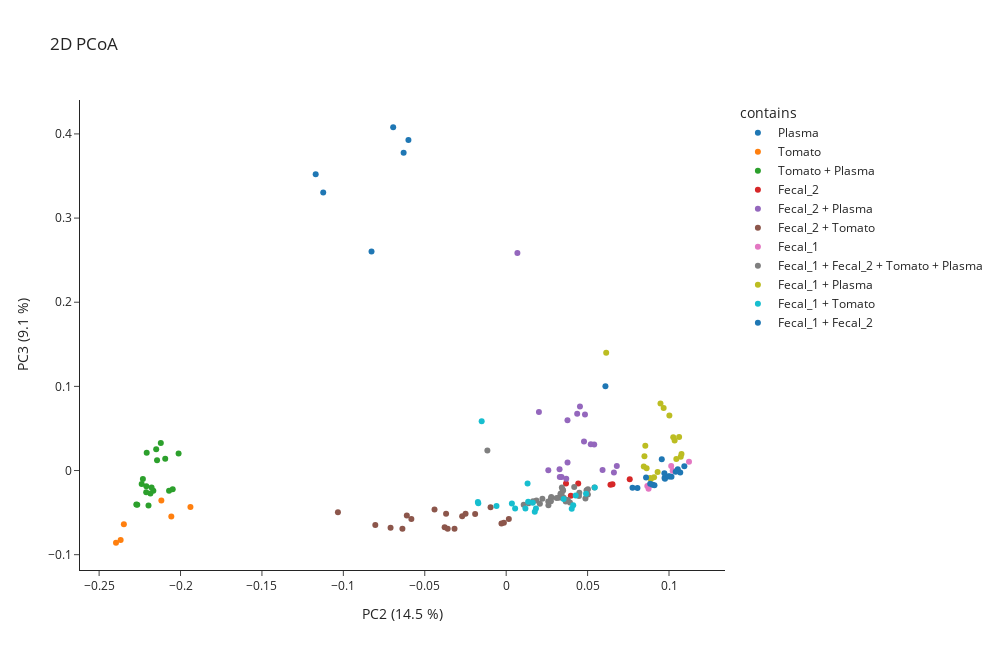

The cell this chart's notebook holds for it:
### Markdown cell above
But when looking at component 2 and 3, we see that it is possible to cluster chemically related samples using this approach.

### Code cell
memo.plot_pcoa_2d(
    matrix= memo_merged.memo_matrix,
    df_metadata=df_meta,
    metric= 'braycurtis',
    filename_col = 'Filename',
    group_col='contains',
    norm = True,
    scaling= False,
    pc_to_plot = [2,3]
)

### Figure 1 — Plotly figure (JSON) as saved in the notebook; plotly's stock layout.template omitted (floating-point values rounded to 4 significant figures)
{"data": [{"hovertemplate": "<b>%{hovertext}</b><br><br>contains=Plasma<br>PC2 (14.5 %)=%{x}<br>PC3 (9.1 %)=%{y}<extra></extra>", "hovertext": ["QEC18_NIST_20181227102029.mzML", "QEC18_NIST_20181227182328.mzML", "QEC18_NIST.mzML", "C18_NIST_GA4_01_19419.mzML", "C18_NIST_GA4_01_19439.mzML", "C18_NIST_GA4_01_19461.mzML"], "legendgroup": "Plasma", "marker": {"color": "#1F77B4", "symbol": "circle"}, "mode": "markers", "name": "Plasma", "orientation": "v", "showlegend": true, "type": "scatter", "x": [-0.117, -0.1124, -0.0827, -0.0694, -0.06298, -0.06004], "xaxis": "x", "y": [0.3522, 0.3304, 0.2602, 0.4079, 0.3778, 0.3928], "yaxis": "y"}, {"hovertemplate": "<b>%{hovertext}</b><br><br>contains=Tomato<br>PC2 (14.5 %)=%{x}<br>PC3 (9.1 %)=%{y}<extra></extra>", "hovertext": ["QEC18_To_20181227204313.mzML", "QEC18_To_20181227231513.mzML", "QEC18_To.mzML", "C18_To_GA3_01_19427.mzML", "C18_To_GA3_01_19465.mzML", "C18_To_GA3_01_19475.mzML"], "legendgroup": "Tomato", "marker": {"color": "#FF7F0E", "symbol": "circle"}, "mode": "markers", "name": "Tomato", "orientation": "v", "showlegend": true, "type": "scatter", "x": [-0.1939, -0.2118, -0.2057, -0.2348, -0.2368, -0.2396], "xaxis": "x", "y": [-0.04325, -0.03554, -0.05465, -0.06379, -0.08257, -0.08583], "yaxis": "y"}, {"hovertemplate": "<b>%{hovertext}</b><br><br>contains=Tomato + Plasma<br>PC2 (14.5 %)=%{x}<br>PC3 (9.1 %)=%{y}<extra></extra>", "hovertext": ["QEC18_To-1_NIST-3_20181227172525.mzML", "QEC18_To-1_NIST-3_20181227214013.mzML", "QEC18_To-1_NIST-3.mzML", "QEC18_To-1_NIST-1_20181227111754.mzML", "QEC18_To-1_NIST-1_20181228010915.mzML", "QEC18_To-1_NIST-1.mzML", "QEC18_To-3_NIST-1_20181227074824.mzML", "QEC18_To-3_NIST-1_20181227160801.mzML", "QEC18_To-3_NIST-1.mzML", "C18_To-1_NIST-3_GC3_01_19450.mzML", "C18_To-1_NIST-3_GC3_01_19459.mzML", "C18_To-1_NIST-3_GC3_01_19468.mzML", "C18_To-1_NIST-1_GC1_01_19402.mzML", "C18_To-1_NIST-1_GC1_01_19442.mzML", "C18_To-1_NIST-1_GC1_01_19481.mzML", "C18_To-3_NIST-1_GC2_01_19412.mzML", "C18_To-3_NIST-1_GC2_01_19432.mzML", "C18_To-3_NIST-1_GC2_01_19455.mzML"], "legendgroup": "Tomato + Plasma", "marker": {"color": "#2CA02C", "symbol": "circle"}, "mode": "markers", "name": "Tomato + Plasma", "orientation": "v", "showlegend": true, "type": "scatter", "x": [-0.2012, -0.2149, -0.2094, -0.207, -0.2167, -0.2178, -0.2048, -0.2238, -0.2185, -0.2121, -0.2144, -0.2208, -0.2211, -0.2231, -0.221, -0.2266, -0.2197, -0.2271], "xaxis": "x", "y": [0.02033, 0.02543, 0.01385, -0.02411, -0.02413, -0.02012, -0.0222, -0.01615, -0.02732, 0.03265, 0.01227, 0.02106, -0.02568, -0.01006, -0.0188, -0.04072, -0.04163, -0.0405], "yaxis": "y"}, {"hovertemplate": "<b>%{hovertext}</b><br><br>contains=Fecal_2<br>PC2 (14.5 %)=%{x}<br>PC3 (9.1 %)=%{y}<extra></extra>", "hovertext": ["QEC18_F2_20181227121553.mzML", "QEC18_F2_20181228001213.mzML", "QEC18_F2.mzML", "C18_F2_GA2_01_19405.mzML", "C18_F2_GA2_01_19444.mzML", "C18_F2_GA2_01_19478.mzML"], "legendgroup": "Fecal_2", "marker": {"color": "#D62728", "symbol": "circle"}, "mode": "markers", "name": "Fecal_2", "orientation": "v", "showlegend": true, "type": "scatter", "x": [0.04425, 0.03673, 0.0397, 0.06405, 0.06527, 0.07588], "xaxis": "x", "y": [-0.01553, -0.01534, -0.03001, -0.01679, -0.01637, -0.0103], "yaxis": "y"}, {"hovertemplate": "<b>%{hovertext}</b><br><br>contains=Fecal_2 + Plasma<br>PC2 (14.5 %)=%{x}<br>PC3 (9.1 %)=%{y}<extra></extra>", "hovertext": ["QEC18_F2-1_NIST-3_20181227103932.mzML", "QEC18_F2-1_NIST-3_20181227145038.mzML", "QEC18_F2-1_NIST-3.mzML", "QEC18_F2-1_NIST-1_20181227212113.mzML", "QEC18_F2-1_NIST-1_20181227233413.mzML", "QEC18_F2-1_NIST-1.mzML", "QEC18_F2-3_NIST-1_20181227162723.mzML", "QEC18_F2-3_NIST-1_20181228005015.mzML", "QEC18_F2-3_NIST-1.mzML", "C18_F2-1_NIST-3_GD4_01_19403.mzML", "C18_F2-1_NIST-3_GD4_01_19440.mzML", "C18_F2-1_NIST-3_GD4_01_19452.mzML", "C18_F2-1_NIST-1_GD2_01_19428.mzML", "C18_F2-1_NIST-1_GD2_01_19467.mzML", "C18_F2-1_NIST-1_GD2_01_19476.mzML", "C18_F2-3_NIST-1_GD3_01_19436.mzML", "C18_F2-3_NIST-1_GD3_01_19456.mzML", "C18_F2-3_NIST-1_GD3_01_19480.mzML"], "legendgroup": "Fecal_2 + Plasma", "marker": {"color": "#9467BD", "symbol": "circle"}, "mode": "markers", "name": "Fecal_2 + Plasma", "orientation": "v", "showlegend": true, "type": "scatter", "x": [0.03765, 0.02011, 0.006887, 0.03278, 0.02588, 0.03768, 0.03401, 0.03689, 0.03292, 0.0436, 0.04531, 0.04839, 0.05406, 0.05196, 0.0478, 0.05918, 0.06617, 0.06794], "xaxis": "x", "y": [0.05963, 0.06964, 0.2584, 0.001515, 0.0002415, 0.009585, -0.007715, -0.009869, -0.007625, 0.06734, 0.07597, 0.06659, 0.03092, 0.03125, 0.03442, 0.0006933, -0.002295, 0.005288], "yaxis": "y"}, {"hovertemplate": "<b>%{hovertext}</b><br><br>contains=Fecal_2 + Tomato<br>PC2 (14.5 %)=%{x}<br>PC3 (9.1 %)=%{y}<extra></extra>", "hovertext": ["QEC18_F2-1_To-3_20181226223728.mzML", "QEC18_F2-1_To-3_20181227041925.mzML", "QEC18_F2-1_To-3.mzML", "QEC18_F2-1_To-1_20181227150959.mzML", "QEC18_F2-1_To-1_20181228014719.mzML", "QEC18_F2-1_To-1.mzML", "QEC18_F2-3_To-1_20181227082626.mzML", "QEC18_F2-3_To-1_20181227164643.mzML", "QEC18_F2-3_To-1.mzML", "C18_F2-1_To-3_GB8_01_19401.mzML", "C18_F2-1_To-3_GB8_01_19404.mzML", "C18_F2-1_To-3_GB8_01_19422.mzML", "C18_F2-1_To-1_GB6_01_19438.mzML", "C18_F2-1_To-1_GB6_01_19453.mzML", "C18_F2-1_To-1_GB6_01_19483.mzML", "C18_F2-3_To-1_GB7_01_19409.mzML", "C18_F2-3_To-1_GB7_01_19434.mzML", "C18_F2-3_To-1_GB7_01_19457.mzML"], "legendgroup": "Fecal_2 + Tomato", "marker": {"color": "#8C564B", "symbol": "circle"}, "mode": "markers", "name": "Fecal_2 + Tomato", "orientation": "v", "showlegend": true, "type": "scatter", "x": [-0.06103, -0.05824, -0.1033, -0.04401, -0.02704, -0.03691, -0.009585, -0.02494, -0.01906, -0.08038, -0.07101, -0.06373, -0.03174, -0.03591, -0.0378, 0.001626, -0.002899, -0.001411], "xaxis": "x", "y": [-0.05345, -0.05758, -0.04946, -0.04632, -0.05438, -0.05141, -0.0436, -0.05144, -0.05177, -0.06475, -0.06805, -0.06928, -0.06931, -0.0691, -0.06728, -0.05754, -0.06309, -0.06206], "yaxis": "y"}, {"hovertemplate": "<b>%{hovertext}</b><br><br>contains=Fecal_1<br>PC2 (14.5 %)=%{x}<br>PC3 (9.1 %)=%{y}<extra></extra>", "hovertext": ["QEC18_F1_20181227030329.mzML", "QEC18_F1_20181228032223.mzML", "QEC18_F1.mzML", "C18_F1_GA1_01_19410.mzML", "C18_F1_GA1_01_19418.mzML", "C18_F1_GA1_01_19488.mzML"], "legendgroup": "Fecal_1", "marker": {"color": "#E377C2", "symbol": "circle"}, "mode": "markers", "name": "Fecal_1", "orientation": "v", "showlegend": true, "type": "scatter", "x": [0.08667, 0.08773, 0.08746, 0.1013, 0.1023, 0.1123], "xaxis": "x", "y": [-0.01829, -0.01797, -0.02164, 0.005235, -0.0002655, 0.0103], "yaxis": "y"}, {"hovertemplate": "<b>%{hovertext}</b><br><br>contains=Fecal_1 + Fecal_2 + Tomato + Plasma<br>PC2 (14.5 %)=%{x}<br>PC3 (9.1 %)=%{y}<extra></extra>", "hovertext": ["QEC18_F1-1_F2-1_NIST-2_To-1_20181227152919.mzML", "QEC18_F1-1_F2-1_NIST-2_To-1_20181227225613.mzML", "QEC18_F1-1_F2-1_NIST-2_To-1.mzML", "QEC18_F1-1_F2-1_NIST-1_To-2_20181227113714.mzML", "QEC18_F1-1_F2-1_NIST-1_To-2_20181227184249.mzML", "QEC18_F1-1_F2-1_NIST-1_To-2.mzML", "QEC18_F1-1_F2-2_NIST-1_To-1_20181227065123.mzML", "QEC18_F1-1_F2-2_NIST-1_To-1_20181228034123.mzML", "QEC18_F1-1_F2-2_NIST-1_To-1.mzML", "QEC18_Qcmix_begin.mzML", "QEC18_Qcmix_middle.mzML", "QEC18_Qcmix_end.mzML", "QEC18_Qcmix_end_20181228041923.mzML", "QEC18_F1-1_F2-1_NIST-1_To-1_20181227125436.mzML", "QEC18_F1-1_F2-1_NIST-1_To-1_20181227135238.mzML", "QEC18_F1-1_F2-1_NIST-1_To-1.mzML", "QEC18_F1-2_F2-1_NIST-1_To-1_20181228020619.mzML", "QEC18_F1-2_F2-1_NIST-1_To-1_20181228022521.mzML", "QEC18_F1-2_F2-1_NIST-1_To-1.mzML", "C18_F1-1_F2-1_NIST-2_To-1_GA7_01_19426.mzML", "C18_F1-1_F2-1_NIST-2_To-1_GA7_01_19454.mzML", "C18_F1-1_F2-1_NIST-2_To-1_GA7_01_19474.mzML", "C18_F1-1_F2-1_NIST-1_To-2_GB1_01_19441.mzML", "C18_F1-1_F2-1_NIST-1_To-2_GB1_01_19443.mzML", "C18_F1-1_F2-1_NIST-1_To-2_GB1_01_19462.mzML", "C18_F1-1_F2-2_NIST-1_To-1_GA8_01_19414.mzML", "C18_F1-1_F2-2_NIST-1_To-1_GA8_01_19429.mzML", "C18_F1-1_F2-2_NIST-1_To-1_GA8_01_19489.mzML", "C18_F1-1_F2-1_NIST-1_To-1_GA6_01_19415.mzML", "C18_F1-1_F2-1_NIST-1_To-1_GA6_01_19447.mzML", "C18_F1-1_F2-1_NIST-1_To-1_GA6_01_19491.mzML", "C18_F1-2_F2-1_NIST-1_To-1_GB2_01_19425.mzML", "C18_F1-2_F2-1_NIST-1_To-1_GB2_01_19484.mzML", "C18_F1-2_F2-1_NIST-1_To-1_GB2_01_19485.mzML"], "legendgroup": "Fecal_1 + Fecal_2 + Tomato + Plasma", "marker": {"color": "#7F7F7F", "symbol": "circle"}, "mode": "markers", "name": "Fecal_1 + Fecal_2 + Tomato + Plasma", "orientation": "v", "showlegend": true, "type": "scatter", "x": [0.03363, 0.03537, 0.03228, 0.01858, 0.02071, 0.01652, 0.03742, 0.03915, 0.03659, -0.01154, 0.02768, 0.02753, 0.03098, 0.02585, 0.02745, 0.02593, 0.05018, 0.04868, 0.04469, 0.03332, 0.04178, 0.03418, 0.02223, 0.01375, 0.01075, 0.03457, 0.0378, 0.04492, 0.03468, 0.03406, 0.03496, 0.04935, 0.05423, 0.05021], "xaxis": "x", "y": [-0.02716, -0.03237, -0.03246, -0.03556, -0.03934, -0.03645, -0.03496, -0.03792, -0.0368, 0.02386, -0.03135, -0.03296, -0.03279, -0.03692, -0.03663, -0.04131, -0.02862, -0.03335, -0.03027, -0.02796, -0.01945, -0.02024, -0.0334, -0.0388, -0.04081, -0.03251, -0.03514, -0.02628, -0.02261, -0.02747, -0.02374, -0.02348, -0.02005, -0.02228], "yaxis": "y"}, {"hovertemplate": "<b>%{hovertext}</b><br><br>contains=Fecal_1 + Plasma<br>PC2 (14.5 %)=%{x}<br>PC3 (9.1 %)=%{y}<extra></extra>", "hovertext": ["QEC18_F1-1_NIST-3_20181227133316.mzML", "QEC18_F1-1_NIST-3_20181228012817.mzML", "QEC18_F1-1_NIST-3.mzML", "QEC18_F1-1_NIST-1_20181227210213.mzML", "QEC18_F1-1_NIST-1_20181227215913.mzML", "QEC18_F1-1_NIST-1.mzML", "QEC18_F1-3_NIST-1_20181227045725.mzML", "QEC18_F1-3_NIST-1_20181227170603.mzML", "QEC18_F1-3_NIST-1.mzML", "C18_F1-1_NIST-3_GD1_01_19400.mzML", "C18_F1-1_NIST-3_GD1_01_19449.mzML", "C18_F1-1_NIST-3_GD1_01_19482.mzML", "C18_F1-1_NIST-1_GC7_01_19464.mzML", "C18_F1-1_NIST-1_GC7_01_19466.mzML", "C18_F1-1_NIST-1_GC7_01_19469.mzML", "C18_F1-3_NIST-1_GC8_01_19407.mzML", "C18_F1-3_NIST-1_GC8_01_19424.mzML", "C18_F1-3_NIST-1_GC8_01_19458.mzML"], "legendgroup": "Fecal_1 + Plasma", "marker": {"color": "#BCBD22", "symbol": "circle"}, "mode": "markers", "name": "Fecal_1 + Plasma", "orientation": "v", "showlegend": true, "type": "scatter", "x": [0.08544, 0.08491, 0.06142, 0.08623, 0.0845, 0.093, 0.08888, 0.09083, 0.08842, 0.1002, 0.09671, 0.09476, 0.1026, 0.1062, 0.1034, 0.1072, 0.1045, 0.1077], "xaxis": "x", "y": [0.02932, 0.01695, 0.14, 0.002814, 0.004652, -0.001828, -0.0101, -0.008066, -0.008965, 0.06545, 0.0744, 0.07958, 0.0395, 0.03971, 0.03575, 0.01648, 0.01356, 0.01964], "yaxis": "y"}, {"hovertemplate": "<b>%{hovertext}</b><br><br>contains=Fecal_1 + Tomato<br>PC2 (14.5 %)=%{x}<br>PC3 (9.1 %)=%{y}<extra></extra>", "hovertext": ["QEC18_F1-1_To-3_20181227174446.mzML", "QEC18_F1-1_To-3_20181227223713.mzML", "QEC18_F1-1_To-3.mzML", "QEC18_F1-1_To-1_20181227043825.mzML", "QEC18_F1-1_To-1_20181227123513.mzML", "QEC18_F1-1_To-1.mzML", "QEC18_F1-3_To-1_20181228003115.mzML", "QEC18_F1-3_To-1_20181228024423.mzML", "QEC18_F1-3_To-1.mzML", "C18_F1-1_To-3_GC6_01_19420.mzML", "C18_F1-1_To-3_GC6_01_19460.mzML", "C18_F1-1_To-3_GC6_01_19473.mzML", "C18_F1-1_To-1_GC4_01_19421.mzML", "C18_F1-1_To-1_GC4_01_19423.mzML", "C18_F1-1_To-1_GC4_01_19445.mzML", "C18_F1-3_To-1_GC5_01_19433.mzML", "C18_F1-3_To-1_GC5_01_19479.mzML", "C18_F1-3_To-1_GC5_01_19486.mzML"], "legendgroup": "Fecal_1 + Tomato", "marker": {"color": "#17BECF", "symbol": "circle"}, "mode": "markers", "name": "Fecal_1 + Tomato", "orientation": "v", "showlegend": true, "type": "scatter", "x": [0.005485, 0.003492, -0.01505, 0.01633, 0.01314, 0.0135, 0.04025, 0.05438, 0.04116, -0.005955, -0.01713, -0.01739, 0.01181, 0.01756, 0.01827, 0.03531, 0.04904, 0.0427], "xaxis": "x", "y": [-0.04502, -0.03919, 0.05867, -0.03828, -0.01556, -0.03696, -0.04537, -0.02022, -0.04115, -0.04213, -0.03888, -0.03751, -0.04511, -0.04902, -0.04509, -0.03376, -0.02756, -0.02956], "yaxis": "y"}, {"hovertemplate": "<b>%{hovertext}</b><br><br>contains=Fecal_1 + Fecal_2<br>PC2 (14.5 %)=%{x}<br>PC3 (9.1 %)=%{y}<extra></extra>", "hovertext": ["QEC18_F1-1_F2-3_20181227012831.mzML", "QEC18_F1-1_F2-3_20181227071023.mzML", "QEC18_F1-1_F2-3.mzML", "QEC18_F1-1_F2-1_20181227084526.mzML", "QEC18_F1-1_F2-1_20181227143118.mzML", "QEC18_F1-1_F2-1.mzML", "QEC18_F1-3_F2-1_20181227131356.mzML", "QEC18_F1-3_F2-1_20181227190209.mzML", "QEC18_F1-3_F2-1.mzML", "C18_F1-1_F2-3_GB5_01_19406.mzML", "C18_F1-1_F2-3_GB5_01_19413.mzML", "C18_F1-1_F2-3_GB5_01_19430.mzML", "C18_F1-1_F2-1_GB3_01_19411.mzML", "C18_F1-1_F2-1_GB3_01_19435.mzML", "C18_F1-1_F2-1_GB3_01_19451.mzML", "C18_F1-3_F2-1_GB4_01_19416.mzML", "C18_F1-3_F2-1_GB4_01_19448.mzML", "C18_F1-3_F2-1_GB4_01_19463.mzML"], "legendgroup": "Fecal_1 + Fecal_2", "marker": {"color": "#1F77B4", "symbol": "circle"}, "mode": "markers", "name": "Fecal_1 + Fecal_2", "orientation": "v", "showlegend": true, "type": "scatter", "x": [0.08061, 0.07758, 0.0899, 0.09724, 0.09555, 0.06095, 0.09106, 0.08589, 0.08844, 0.09752, 0.1002, 0.1015, 0.1069, 0.09717, 0.09992, 0.1094, 0.1054, 0.1041], "xaxis": "x", "y": [-0.02076, -0.02037, -0.01678, -0.009011, 0.01333, 0.1001, -0.0175, -0.008373, -0.01578, -0.009738, -0.00707, -0.007433, -0.00221, -0.003216, -0.00672, 0.004956, 0.001657, -0.001576], "yaxis": "y"}], "layout": {"height": 650, "legend": {"title": {"text": "contains"}, "tracegroupgap": 0}, "title": {"text": "2D PCoA"}, "width": 1000, "xaxis": {"anchor": "y", "domain": [0, 1], "title": {"text": "PC2 (14.5 %)"}}, "yaxis": {"anchor": "x", "domain": [0, 1], "title": {"text": "PC3 (9.1 %)"}}}}
